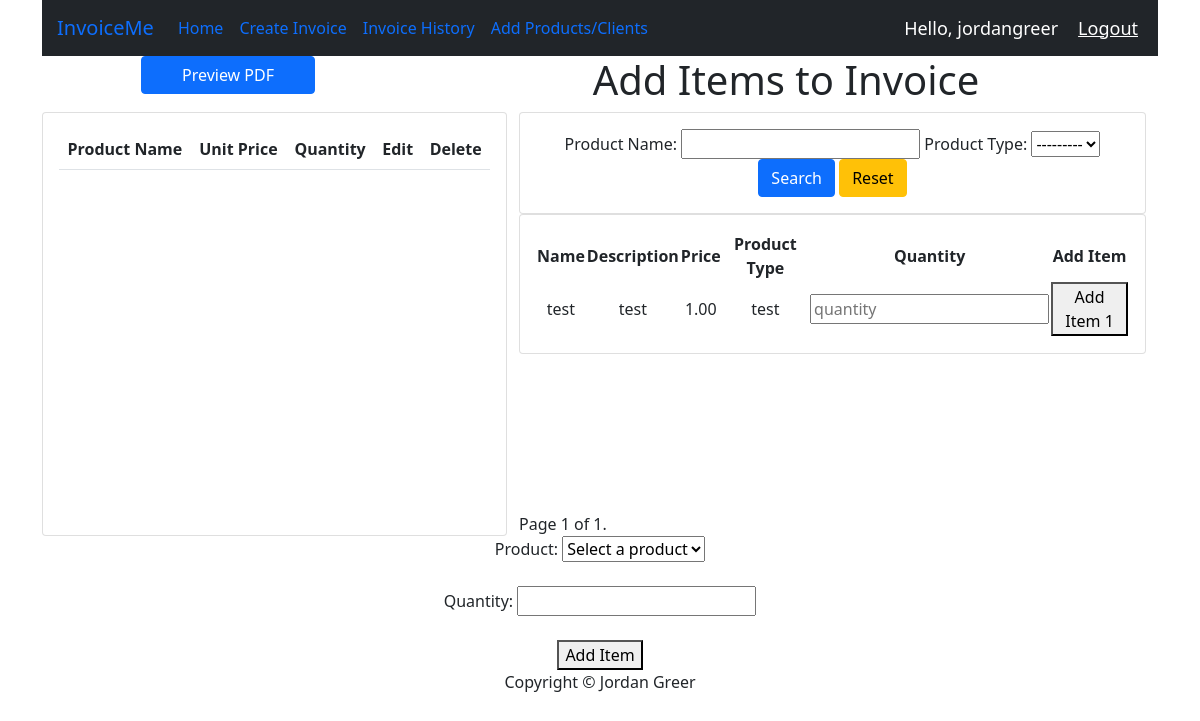
/addItems/58/ (signed in), run on the app's committed database.
### invoice/models.py (models this page shows, shortened)
class ProductType(models.Model):
    name = models.CharField(max_length=100)
    def __str__(self):
        return self.name

class Product(models.Model):
    name = models.CharField(max_length=100)
    description = models.TextField()
    price = models.DecimalField(max_digits=10, decimal_places=2)
    product_type = models.ForeignKey(ProductType, on_delete=models.CASCADE)

### invoice/views.py (the view)
# urls.py: path('addItems/<int:invoice_id>/', views.addItems, name='addItems'),
@login_required(login_url='invoice:loginPage')
def addItems(request, invoice_id):
    invoice = Invoice.objects.get(pk=invoice_id)
    client = invoice.client
    products = Product.objects.all()
    productType = ProductType.objects.all()
    site_url = settings.SITE_URL
    myFilter = ProductsFilter(request.GET, queryset=products)
    products = myFilter.qs
    paginator = Paginator(products, 10)  # Display 10 invoices per page (you can adjust the number)
    page = request.GET.get('page')
    products = paginator.get_page(page)
    if request.method == 'POST':
        formset = InvoiceItemFormSet(request.POST)
        if formset.is_valid():
            for form in formset:
                if form.is_valid():
                    product = form.cleaned_data['product']
                    quantity = form.cleaned_data['quantity']
                    unit_price = form.cleaned_data['unit_price']
                    item = InvoiceItem.objects.create(
                        invoice=invoice,
                        product=product,
                        quantity=quantity,
                    )
                    item.save()
            return redirect('invoice/addItems', invoice_id=invoice_id)  # Redirect back to the same page
    else:
        formset = InvoiceItemFormSet()
    context = {
        'client': client,
        'invoice': invoice,
        'formset': formset,
        'products': products,
        'myFilter': myFilter,
        'site_url': site_url,
        'invoice_pk': invoice,
    }
    return render(request, 'invoice/addItems.html', context)

### invoice/models.py (called while the page is built)
    def __str__(self):
        return str(self.invoice_num)

### invoice/templates/invoice/addItems.html (shortened to what this page needs)
{% extends "base/base.html" %}
{% load static %}
{% block content %}
<div class="row">
    <div class="col-md-4">
        <div class="d-grid gap-2 col-6 mx-auto">
    <a href="#" target="_blank" class="btn btn-primary">Preview PDF</a>
        </div>
    </div>
    <div class="col-md-8">
        <h1>Add Items to Invoice</h1>
    </div>
</div>
<div class="row">
    <div class="col-md-5 card card-body">
        <table class="table" id="item-table">
            <tr>
                <th>Product Name</th>
                <th>Unit Price</th>
                <th>Quantity</th>
                <th>Edit</th>
                <th>Delete</th>
            </tr>
        </table>
    </div>
    <div class="col-md-7 ">
        <div style="height: 400px;">
            <div class="card card-body">
                <form method="get">
                    {{myFilter.form.as_table}}
                    <button class="btn btn-primary">Search</button>
                    <a class="btn btn-warning" href="#">Reset</a>
                </form>
            </div>
            <div class="card card-body">
                <table class="item-table">
                    <tr>
                        <th>Name</th>
                        <th>Description</th>
                        <th>Price</th>
                        <th>Product Type</th>
                        <th>Quantity</th>
                        <th>Add Item</th>
                    </tr>
                    {% for i in products %}
                        <form method="post" id="task-form" data-url="{% url 'invoice:itemInvoiceAPI' invoice_pk %}">
                            <tr>
                                <td>{{ i.name }}</td>
                                <td>{{ i.description }}</td>
                                <td>{{ i.price }}</td>
                                <td>{{ i.product_type }}</td>
                                <td>
                                    <input type="number" name="quantity" placeholder="quantity" min="1"/>
                                </td>
                                <td><button type="submit">Add Item 1</button></td>
                            </tr>
                        </form>
                    {% endfor %}
                </table>
            </div>
        </div>
        <div class="pagination text-center">
            <span class="step-links">
                <span class="current-page">
                    Page {{ products.number }} of {{ products.paginator.num_pages }}.
                </span>
            </span>
        </div>
    </div>
</div>
<div class="row">
    <form id="invoiceForm">
        <label for="product">Product:</label>
        <select id="product" name="product" required>
            <option value="">Select a product</option>
        </select><br><br>
        <label for="quantity">Quantity:</label>
        <input type="number" id="quantity" name="quantity" required min="1"><br><br>
        <button type="submit">Add Item</button>
    </form>
</div>
{% endblock content %}

### invoice/templates/base/base.html (shortened to what this page needs)
{% load static %}
<!DOCTYPE html>
<html lang="en">
<!DOCTYPE html>
<html>
    <head>
    </head>
    <body>
        <div class="container" >
            <nav class="navbar navbar-expand-lg navbar-dar bg-dark">
                <a class="navbar-brand" href="{% url 'invoice:home' %}" style="margin-left: 15px;">InvoiceMe</a>
                <div class="collapse navbar-collapse" id="navbarNav">
                    <ul class="navbar-nav">
                        <li class="nav-item active">
                            <a class="nav-link" href="{% url 'invoice:home' %}">Home</a>
                        </li>
                        <li class="nav-item">
                            <a class="nav-link" href="{% url 'invoice:createInvoice' %}">Create Invoice</a>
                        </li>
                        <li class="nav-item">
                            <a class="nav-link" href="{% url 'invoice:invoiceHistory' %}">Invoice History</a>
                        </li>
                        <li class="nav-item">
                            <a class="nav-link" href="{% url 'invoice:addProductsClients' %}">Add Products/Clients</a>
                        </li>
                    </ul>
                </div>
                {% if user.is_authenticated %}
                    <span class="hello-msg">Hello, {{request.user}}</span>
                    <span ><a class="hello-msg" href="{% url 'invoice:logout' %}">Logout</a></span>
                {% else %}
                    <span ><a class="hello-msg" href="{% url 'invoice:login' %}">Login</a></span>
                {% endif %}
              </nav>
      <div class="container text-center">
          {% block content %}{% endblock content %}
      </div>
      <footer class="row">
        <div class="col-md-4"></div>
        <div class="col-md-4 sticky-bottom" style="text-align: center;">
          Copyright &copy; Jordan Greer
        </div>
        <div class="col-md-4"></div>
      </footer>
    </body>
    <link href="https://cdn.jsdelivr.net/npm/bootstrap@5.0.2/dist/css/bootstrap.min.css" rel="stylesheet">
</html>

### invoice/templates/base/base.html (style rules this page uses)
.hello-msg { color: white; font-size: 18px; margin-right: 20px; }

### data on the page
Product: name "test", description "test", price "1.00", product_type "test"

### other printed values
{{ request.user }} "jordangreer"
{{ products.number }} "1"
{{ products.paginator.num_pages }} "1"
